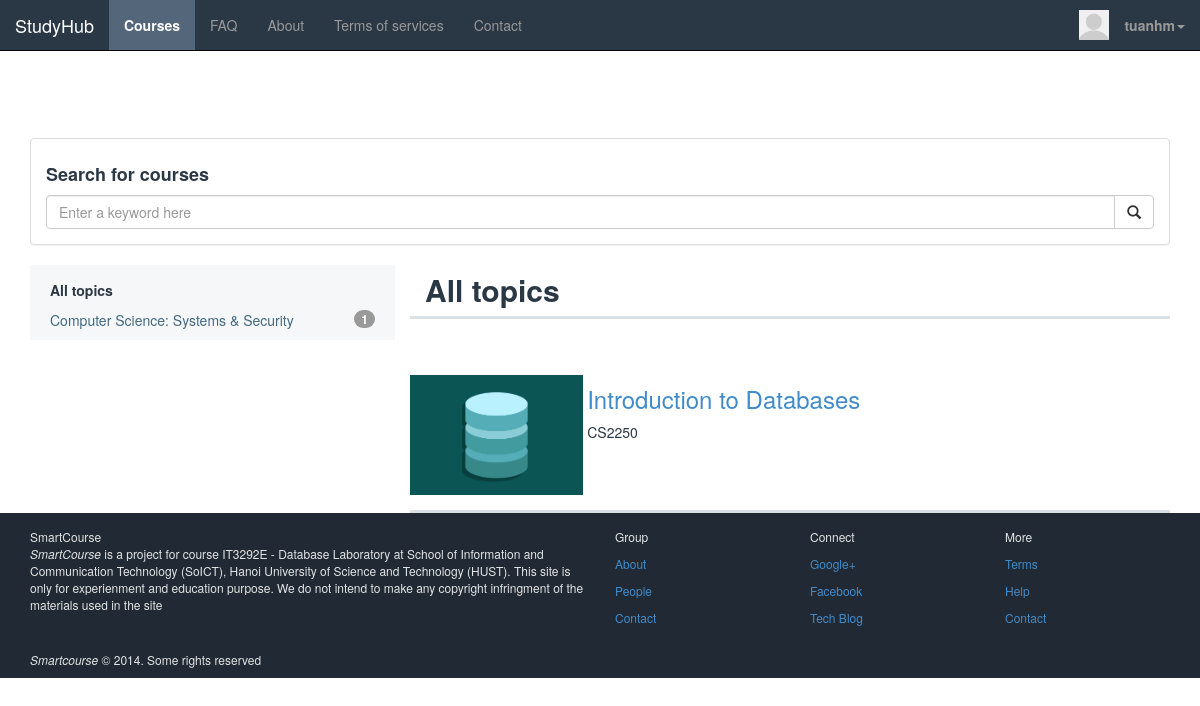
/courses.php (signed in), run on the app's committed database.
### tables this page shows
CREATE TABLE IF NOT EXISTS `sm_users` (
  `user_id` int(10) NOT NULL AUTO_INCREMENT,
  `username` varchar(30) NOT NULL,
  `password` varchar(255) NOT NULL,
  `role` char(1) NOT NULL DEFAULT '1' COMMENT 'Check in list:0 - admin/1 - student/2 - teacher/3 - staff/4 - dummy',
  `email` varchar(255) NOT NULL,
  `display_name` varchar(100) DEFAULT 'username',
  `birthday` date DEFAULT NULL,
  `join_date` timestamp NOT NULL DEFAULT CURRENT_TIMESTAMP,
  `first_name` varchar(32) NOT NULL,
  `last_name` varchar(32) NOT NULL,
  `gender` varchar(15) NOT NULL,
  `bio` text NOT NULL,
  `email_code` varchar(100) NOT NULL,
  `avatar` varchar(500) NOT NULL DEFAULT 'images/avatars/default_avatar.png',
  `time` int(11) NOT NULL,
  `confirmed` int(11) NOT NULL DEFAULT '0',
  `generated_string` varchar(35) NOT NULL DEFAULT '0',
  `ip` varchar(32) NOT NULL,
  PRIMARY KEY (`user_id`),
  UNIQUE KEY `username` (`username`)
);

CREATE TABLE IF NOT EXISTS `sm_courses` (
  `cat_id` int(10) NOT NULL,
  `course_id` int(10) NOT NULL AUTO_INCREMENT,
  `course_code` varchar(10) NOT NULL,
  `course_title` varchar(255) NOT NULL,
  `course_alias` varchar(100) NOT NULL COMMENT 'Alias to create a folder for course in PHP',
  `course_type` varchar(10) NOT NULL COMMENT '1 - Self-study; 2 - Period course',
  `course_desc` text COMMENT 'For storing a large number of texts, should use this TEXT',
  `start_date` timestamp NULL DEFAULT CURRENT_TIMESTAMP,
  `length` int(5) DEFAULT NULL COMMENT 'The length of the course in weeks',
  `course_avatar` varchar(500) DEFAULT 'images/courses/css-thumbnail.png',
  `course_cover` varchar(1000) NOT NULL,
  PRIMARY KEY (`course_id`),
  KEY `cat_id` (`cat_id`)
);

### core/init.php (called while the page is built, shortened)
<?php
require 'classes/users.php';
require 'classes/general.php';
require 'classes/courses.php';
$users		= new Users($db);
$general		= new General();
$courses		= new Courses($db);
if ($general->logged_in() === true)  {
	$user_id 	= $_SESSION['user_id'];
	$user 	= $users->userdata($user_id);
}
 ?>

### core/classes/general.php (called while the page is built, shortened)
<?php
class General {
	public function logged_in()
	{
		return (isset($_SESSION['user_id'])) ? true : false;
	}
}
?>

### core/classes/users.php (called while the page is built, shortened)
<?php
class Users {
	private $db;
	public function __construct($database) {
		$this->db = $database;
	}
	public function userdata($id)
	{
		$query = $this->db->prepare("SELECT * FROM `sm_users` WHERE `user_id` = ?");
		$query->bindValue(1, $id);
		try {
			$query->execute();
			return $query->fetch();
		} catch (PDOException $e) {
			die($e->getMessage());
		}
	}
 }
 ?>

### core/classes/courses.php (called while the page is built, shortened)
<?php
class Courses {
	private $db;
	public function __construct($database) {
		$this->db = $database;
	}
	public function get_all_course_by_cat()
	{
		$results = array();
		$query = $this->db->prepare("SELECT scat.cat_title AS 'title', COUNT(smc.course_id) AS 'count'
									FROM `sm_courses` AS smc, `sm_course_cat` AS scat
									WHERE smc.cat_id = scat.cat_id
									GROUP BY scat.cat_id, scat.cat_title");
		try {
			$query->execute();
			$results = $query->fetchAll();
		} catch (PDOException $e) {
			die($e->getMessage());
		}
		if (!empty($results)) {
			return $results;
		}
		return false;
	}
	public function get_all_courses()
	{
		$results = array();
		$query = $this->db->prepare("SELECT * FROM `sm_courses`");
		try {
			$query->execute();
			$results = $query->fetchAll();
		} catch (PDOException $e) {
			die($e->getMessage());
		}
		if (!empty($results)) {
			return $results;
		}
		return false;
	}
}
 ?>

### courses.php (the view, shortened to what this page needs)
<?php
    require 'core/init.php';
	require 'navbar.php';
 ?>
<div class="container" style="margin-top: 88px;">
	<div class="panel panel-default">
		<div class="panel-body">
			<h4><strong>Search for courses</strong></h4>
			<form method="post" action="" role="form" id="course-search-form">
				<div class="input-group">
			      <input type="text" class="form-control" name="keyword" placeholder="Enter a keyword here">
			      <span class="input-group-btn">
			        <button class="btn btn-default" type="submit" name="submit"><span class="glyphicon glyphicon-search"></span></button>
			      </span>
			    </div>
			</form>
		</div>
	</div>
	<div class="col-md-4 catagories">
		<div class="nav-container">
			<ul class="nav-sidebarlist">
				<li class="emphasize">All topics</li>
				<?php
				$cats = $courses->get_all_course_by_cat();
				foreach ($cats as $cat) { ?>
					<li><a href="#"><?php echo $cat['title'];?></a><span class="badge pull-right"><?php echo $cat['count']; ?>  </span></li>
				<?php }?>
			</ul>
		</div>
	</div>
	<div class="col-md-8 course-list">
		<div class="col-md-9 course-list-header">
			<div class="list-header">
				<?php
				if (isset($_POST['keyword']) && !empty($_POST['keyword'])) {
					$keyword = $_POST['keyword'];
					if (strlen($keyword) > 16) { ?>
						<h2>Search results for &ldquo;<?php echo substr($keyword, 0, 15) . '...'; ?>&rdquo;</h2>
					<?php } else {?>
					<h2>Search results for &ldquo;<?php echo $keyword; ?>&rdquo;</h2>
				<?php } } else { ?>
					<h2>All topics</h2>
				<?php } ?>
			</div>
		</div>
		<div class="col-md-9 line-separator">
		</div>
		<div class="col-md-12 course-list-detail">
		<?php if (isset($_POST['keyword']) && !empty($_POST['keyword'])) {
			$keyword = $_POST['keyword'];
			$results = $courses->search_courses($keyword);
			var_dump($results);
			if ($results != false) {
				foreach ($results as $result) { ?>
					<div class="course-entry">
						<img src="<?php echo $result['course_avatar'];?>">
						<div class="course-meta">
							<a href="<?php echo 'courses/' . $result['course_alias'] . '/'; ?>"><h3><?php echo $result['course_title'];?></h3></a>
							<span><?php echo $result['course_code']; ?></span>
							<span><?php echo $result['course_id']; ?></span>
						</div>
					</div>
			<?php }} else ?> <h2>No row returned!</h2> <?php } else {
				$results = $courses->get_all_courses();
				foreach ($results as $result) {?>
					<div class="course-entry">
						<img src="<?php echo $result['course_avatar'];?>">
						<div class="course-meta">
							<a href="<?php echo 'courses/' . $result['course_alias'] . '/'; ?>"><h3><?php echo $result['course_title'];?></h3></a>
							<span><?php echo $result['course_code']; ?></span>
						</div>
					</div>
			<?php	} }?>
		</div>
	<div class="col-md-9" id="bottom-line-separator">
		<div class="line-separator"></div>
	</div>
</div>
</div>
<?php
	require_once 'footer.php';
 ?>

### navbar.php (shortened to what this page needs)
<!DOCTYPE html>
<html lang="en" charset="utf8">
<head>
	<link rel="stylesheet" type="text/css" href="css/bootstrap.css">
	<link rel="stylesheet" type="text/css" href="css/prettify.css">
	<link rel="stylesheet" type="text/css" href="css/dashboard.css">
	<link rel="stylesheet" type="text/css" href="css/datepicker.css">
	<link rel="stylesheet" type="text/css" href="css/bootstrap-select/bootstrap-select.css">
</head>
<body>
<nav class="navbar navbar-default navbar-fixed-top navbar-inverse" role="navigation">
	<div class="container-fluid">
		<div class="navbar-header">
				<a href="index.php" class="navbar-brand">StudyHub</a>
		</div>
		<div class="collapse navbar-collapse" id="navbar-collapse-1">
			<ul class="nav navbar-nav">
				<?php
				if (basename($_SERVER['PHP_SELF']) == 'courses.php') {
				 ?>
				<li>
					<a href="courses.php" class="active">Courses</a>
				</li>
				<?php } else { ?>
				<li>
					<a href="courses.php">Courses</a>
				</li>
				<?php } ?>
				<li><a href="#">FAQ</a></li>
				<li><a href="#">About</a></li>
				<li><a href="#">Terms of services</a></li>
				<li><a href="#">Contact</a></li>
			</ul>
			<ul class="nav navbar-nav navbar-right">
			<?php
			if ($general->logged_in()) { $image = $user['avatar']; ?>
				<li>
					<div class="avatar">
						<?php if(!empty($image)) { ?>
							<img src="<?php echo $image; ?>" alt="">
							<?php } else { ?>
						<img src="images/avatars/default_avatar.png" alt="">
						<?php } ?>
					</div>
				</li>
				<li class="dropdown">
					<a href="#" class="dropdown-toggle" data-toggle="dropdown"><strong><?php echo $user['username']; ?></strong><b class="caret"></b></a>
				</li>
			<?php } else { ?>
				<li><a href="signup.php">Sign up</a></li>
				<li><a href="signin.php">Sign in</a></li>
				<?php } ?>
			</ul>
		</div>
	</div>
</nav>

### css/prettify.css (style rules this page uses)
html, body { background-color: white; color: #2a3744; -webkit-font-smoothing: antialiased; }
.navbar-fixed-top, .navbar-inverse { background-color: #2A3744; color: #c0ccdb !important; }
.navbar-inverse .navbar-nav .active { background-color: #54667a !important; font-weight: bold; color: white; }
.nav-container { background-color: #F5F7F8; padding-top: 15px; padding-right: 20px; }
.nav-sidebarlist { margin: 0; padding: 0; }
.nav-sidebarlist > li { list-style: none; padding-bottom: 10px; padding-left: 20px; }
.nav-sidebarlist > li a { text-decoration: none !important; color: #44697e !important; }
.emphasize { font-weight: bold; }
.course-list { display: inline; padding-left: 0 !important; padding-right: 0 !important; }
.course-list-header { line-height: 1em; }
.course-list-header h2 { font-weight: bold; margin-top: 8px !important; }
.line-separator { width: 100%; background-color: #DAE1E5; height: 3px; display: inline-block; margin-bottom: 27px; }
#bottom-line-separator { width: 100%; padding-left: 0 !important; padding-right: 0 !important; height: 3px; }
div { display: block; }
.avatar img { margin-top: 32%; max-height: 30px; height: 30px; width: 30px; }
.catagories { padding-left: 0 !important; }
.course-list-detail { padding-left: 0 !important; padding-right: 0 !important; }
.course-entry { padding-top: 20px; padding-left: 0 !important; padding-right: 0 !important; padding-bottom: 15px; }
.course-entry img { max-height: 150px; height: 120px; width: auto; }
.course-entry img, .course-meta { display: inline-block; }

### css/dashboard.css (style rules this page uses)
body { padding-top: 50px; }

### data on the page
sm_users: avatar (placeholder picture), username "tuanhm"
sm_courses: course_avatar (picture), course_title "Introduction to Databases", course_code "CS2250"

### other printed values
$cat['title'] "Computer Science: Systems & Security"
$cat['count'] "1"
